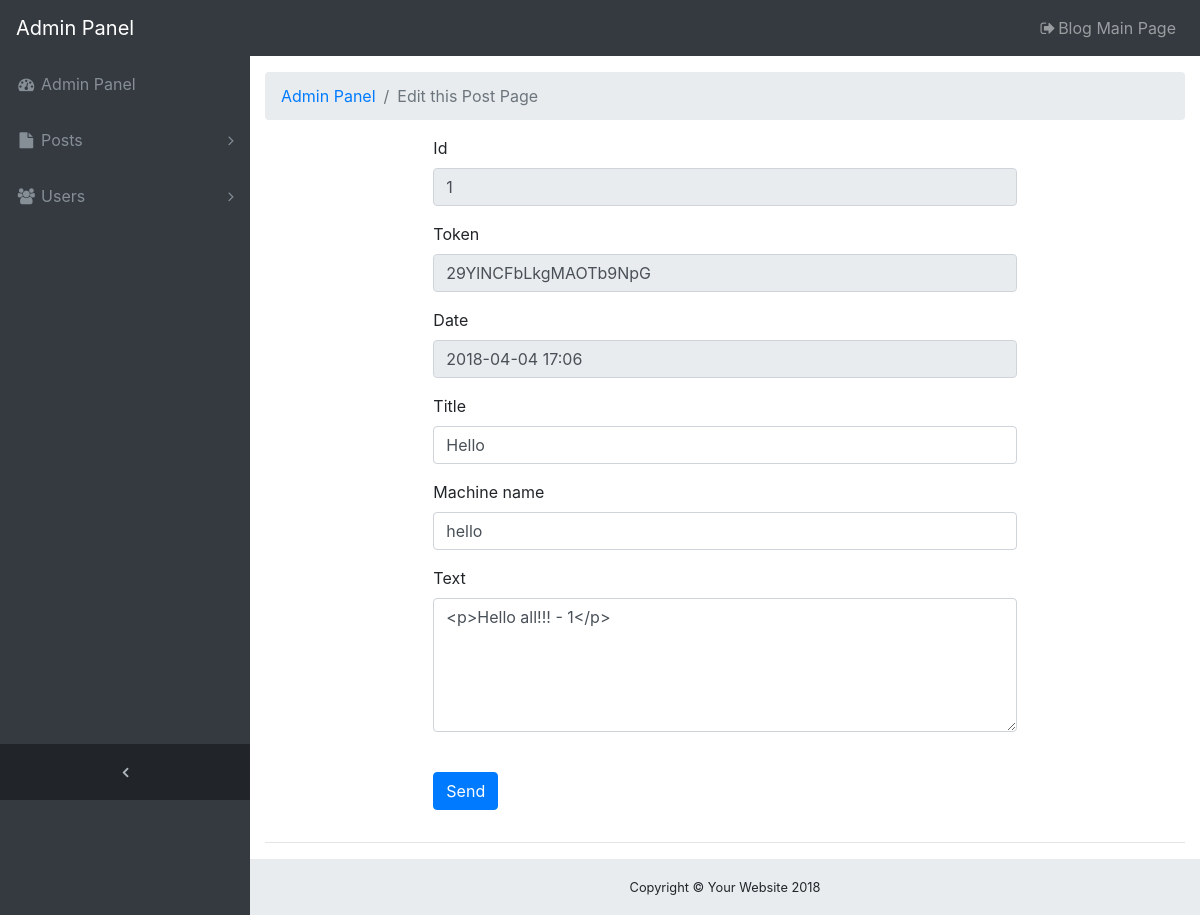
Page /admin/edit_post/1 (signed in) on the committed database.
### tables this page shows
CREATE TABLE `posts` (
  `id` int(11) NOT NULL COMMENT 'Post id.',
  `title` varchar(250) NOT NULL COMMENT 'Post title',
  `machine_name` varchar(250) NOT NULL COMMENT 'Machine representation of title.',
  `text` mediumtext NOT NULL COMMENT 'Post text',
  `date` int(11) NOT NULL COMMENT 'Date in UNIX datestamp format.',
  `token` varchar(20) NOT NULL COMMENT 'Unique token.'
);

### core/bootstrap.php (called while the page is built, shortened)
<?php
function appStartUp()
{
    Router::getInstance()->run();
}

### index.php (called while the page is built, shortened)
<?php
appStartUp();

### core/database/Repository.php (called while the page is built, shortened)
<?php
abstract class Repository
{
    protected $connection;
    protected $instanceConfig;
    protected static $config;
    public function __construct($name)
    {
        $this->instanceConfig = self::$config[$name];
        $this->connection     = $this->getConnection();
    }
    public static function setConfig($config)
    {
        self::$config = $config;
    }
    protected function getConnection()
    {
        return MySqlDataBaseProvider::getConnection();
    }
    public function getEntityById($id)
    {
        $values    = [
            'id' => $id,
        ];
        $statement = $this->connection->prepare('SELECT * FROM '
                                                . $this->instanceConfig['base_table']
                                                . ' WHERE id = :id');
        $statement->execute($values);
        return $statement->fetchObject($this->instanceConfig['model']);
    }
}

### core/database/DataBaseConfig.php (called while the page is built, shortened)
<?php
class DataBaseConfig
{
    private static $user = 'test';
    private static $password = '';
    private static $config = [];
    public static function getConfigString()
    {
        if (empty(self::$config)) {
            echo 'DB config is empty';
        } else {
            return self::$config['db_type'] . ':host='
                   . self::$config['db_host']
                   . ';dbname=' . self::$config['db_name'];
        }
    }
    public static function parseConfig($config)
    {
        self::$user     = $config['db_user'] ?? self::$user;
        self::$password = $config['db_password'] ?? self::$password;
    }
    public static function setConfig($config)
    {
        self::$config = $config;
    }
    public static function getUser(): string
    {
        return self::$user;
    }
    public static function getPassword(): string
    {
        return self::$password;
    }
}

### core/database/MySqlDataBaseProvider.php (called while the page is built, shortened)
<?php
class MySqlDataBaseProvider implements DataBaseProvider
{
    public static function getConnection()
    {
        return new PDO(DataBaseConfig::getConfigString(),
                DataBaseConfig::getUser(), DataBaseConfig::getPassword());
    }
}

### services/PostService.php (called while the page is built, shortened)
<?php
class PostService extends Service
{
    public function getPostForEdit($id)
    {
        $this->repository = self::loadRepository('post');
        $result
                          = $this->repository->getEntityById($id);
        $result->setDate(Utils::defineDateTime($result->getDate()));
        return $result;
    }
}

### core/database/RepositoryFactory.php (called while the page is built, shortened)
<?php
class RepositoryFactory
{
    public static function createRepositoryByName($name)
    {
        $path = '\repository\\' . ucfirst($name) . 'Repository';
        if (class_exists($path)) {
            return new $path($name);
        } else {
            ErrorHandler::handleError(520,"$path not found.");
        }
        return null;
    }
}

### core/service/Service.php (called while the page is built, shortened)
<?php
abstract class Service
{
    public static function loadRepository($name)
    {
        return RepositoryFactory::createRepositoryByName($name);
    }
}

### entities/Post.php (called while the page is built, shortened)
<?php
class Post extends Entity
{
    private $id = '';
    private $title = '';
    private $machine_name = '';
    private $text = '';
    private $date = '';
    private $token = '';
    public function getId()
    {
        return $this->id;
    }
    public function getTitle()
    {
        return $this->title;
    }
    public function getMachineName()
    {
        return $this->machine_name;
    }
    public function getText()
    {
        return $this->text;
    }
    public function getDate()
    {
        return $this->date;
    }
    public function setDate($date)
    {
        $this->date = $date;
    }
    public function getToken()
    {
        return $this->token;
    }
}

### resources/web/admin/edit_post.php (the view, shortened to what this page needs)
<div class="content-wrapper">
    <div class="container-fluid">
        <ol class="breadcrumb">
            <li class="breadcrumb-item">
                <a href="/admin">Admin Panel</a>
            </li>
            <li class="breadcrumb-item active"><?php echo $title?></li>
        </ol>
        <div class="container">
            <div class="row">
                <div class="col-lg-8 col-md-10 mx-auto">
                    <?php if (isset($post)) : ?>
                    <form name="createNewPost" id="createNewPost" method="post">
                        <div class="control-group">
                            <div class="form-group floating-label-form-group controls">
                                <label>Id</label>
                                <input type="text" class="form-control" value="<?php echo $post->getId()?>" id="id" name="id" readonly>
                            </div>
                        </div>
                        <div class="control-group">
                            <div class="form-group floating-label-form-group controls">
                                <label>Token</label>
                                <input type="text" class="form-control" value="<?php echo $post->getToken()?>" id="token" name="token" readonly>
                            </div>
                        </div>
                        <div class="control-group">
                            <div class="form-group floating-label-form-group controls">
                                <label>Date</label>
                                <input type="text" class="form-control" value="<?php echo $post->getDate()?>" id="date" name="date" readonly>
                            </div>
                        </div>
                        <div class="control-group">
                            <div class="form-group floating-label-form-group controls">
                                <label>Title</label>
                                <input type="text" class="form-control" value="<?php echo $post->getTitle()?>" id="title" name="title" required data-validation-required-message="Please enter title.">
                            </div>
                        </div>
                        <div class="control-group">
                            <div class="form-group floating-label-form-group controls">
                                <label>Machine name</label>
                                <input type="text" class="form-control" value="<?php echo $post->getMachineName()?>" id="machine_name" name="machine_name" required data-validation-required-message="Please enter machine name.">
                            </div>
                        </div>
                        <div class="control-group">
                            <div class="form-group floating-label-form-group controls">
                                <label>Text</label>
                                <textarea rows="5" class="form-control" id="froala-editor" name="text" required data-validation-required-message="Please enter text."><?php echo $post->getText()?></textarea>
                            </div>
                        </div>
                        <br>
                        <div class="form-group">
                            <button type="submit" class="btn btn-primary" id="sendMessageButton">Send</button>
                        </div>
                    </form>
                    <?php endif; ?>
                </div>
            </div>
        </div>
        <hr>
    </div>

### resources/templates/admin/css/sb-admin.css (style rules this page uses)
html { position: relative; min-height: 100%; }
body { overflow-x: hidden; }
body.sticky-footer { margin-bottom: 56px; }
body.sticky-footer .content-wrapper { min-height: calc(100vh - 56px - 56px); }
body.fixed-nav { padding-top: 56px; }
.content-wrapper { min-height: calc(100vh - 56px); padding-top: 1rem; }
.content-wrapper { overflow-x: hidden; background: white; }
@media (min-width: 992px) { .content-wrapper { margin-left: 250px; } }

### rows in the picture
posts: id "1", token "29YlNCFbLkgMAOTb9NpG", date "2018-04-04 17:06", title "Hello", machine_name "hello", text "<p>Hello all!!! - 1</p>"

### other values in the picture
$title "Edit this Post Page"
